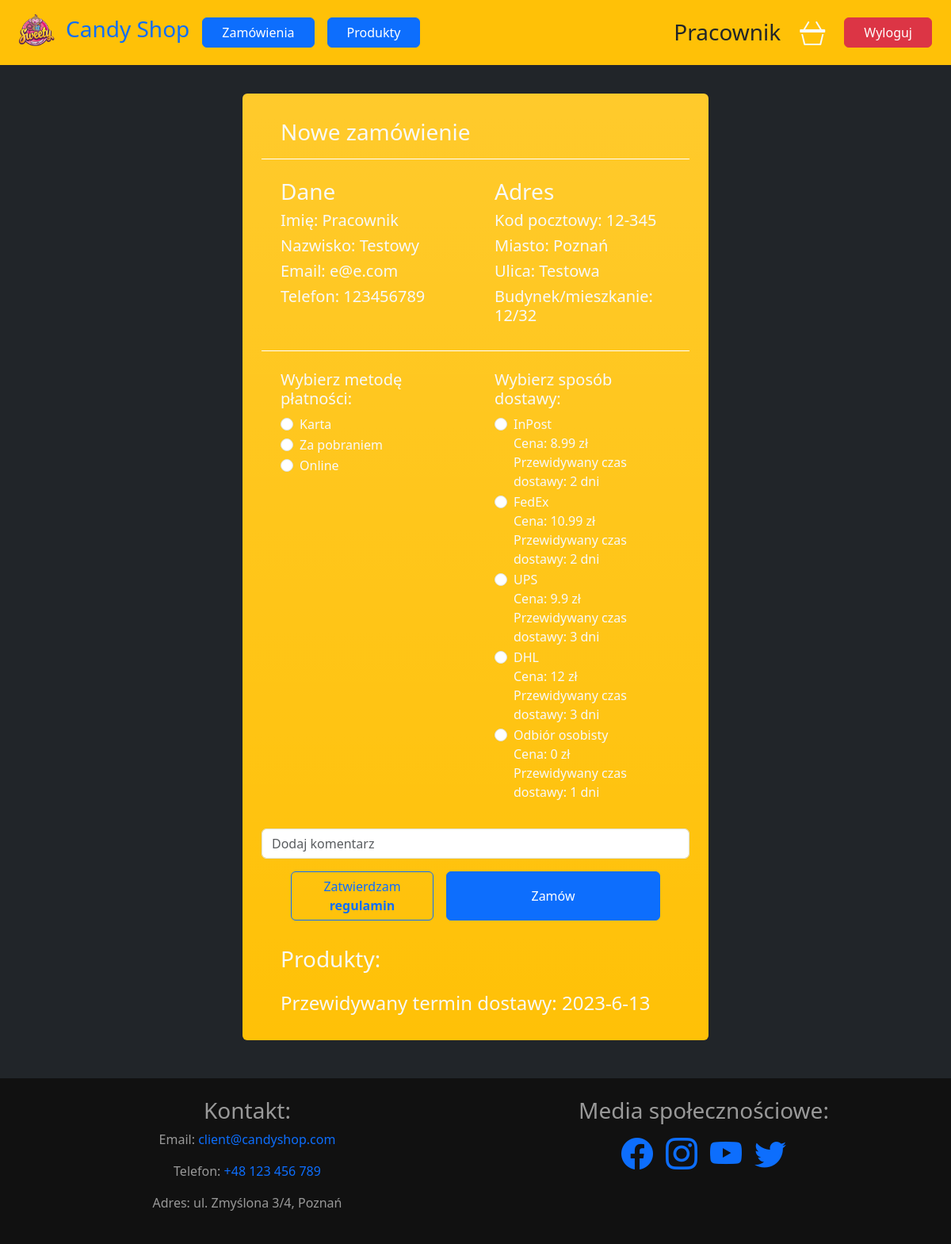
Page /views/new-order.php (signed in) on the committed database.
### tables this page shows
CREATE TABLE `users` (
  `id` int(10) UNSIGNED NOT NULL,
  `name` varchar(40) NOT NULL,
  `surname` varchar(50) NOT NULL,
  `email` varchar(60) NOT NULL,
  `phone` varchar(15) DEFAULT NULL,
  `pass` varchar(100) NOT NULL,
  `role_id` int(10) UNSIGNED NOT NULL DEFAULT 3,
  `address_id` int(10) UNSIGNED NOT NULL,
  `created_at` datetime NOT NULL DEFAULT current_timestamp()
);

CREATE TABLE `addresses` (
  `id` int(10) UNSIGNED NOT NULL,
  `zipcode` varchar(10) NOT NULL,
  `city` varchar(100) NOT NULL,
  `street` varchar(100) NOT NULL,
  `apartment` varchar(10) NOT NULL
);

CREATE TABLE `payment_methods` (
  `id` int(10) UNSIGNED NOT NULL,
  `name` enum('Karta','Za pobraniem','Online') NOT NULL DEFAULT 'Karta'
);

CREATE TABLE `delivery_methods` (
  `id` int(10) UNSIGNED NOT NULL,
  `name` enum('DHL','UPS','FedEx','InPost','Odbiór osobisty') NOT NULL DEFAULT 'InPost',
  `price` float NOT NULL,
  `delivery_time` int(10) NOT NULL
);

### controllers/AccountController.php (called while the page is built, shortened)
<?php declare(strict_types=1);
    include '../services/AccountService.php';
    class AccountController implements IController {
        private AccountService $service;
        private static AccountController $instance;
        private function __construct() {
            $this->service = new AccountService();
        }
        public static function getInstance() {
            if(!isset(self::$instance)) {
                self::$instance = new AccountController();
            }
            return self::$instance;
        }
        public function getById($user_id) {
            return $this->service->getById($user_id);
        }
        public function getAddress(int $address_id) {
            return $this->service->getAddress($address_id);
        }
    }
?>

### services/AccountService.php (called while the page is built, shortened)
<?php declare(strict_types=1);
    require_once '../model/Address.php';
    include '../db/AccountRepository.php';
    class AccountService implements IService {
        private AccountRepository $repository;
        public function __construct() {
            $this->repository = new AccountRepository();
        }
        public function getById($user_id) {
            $result = $this->repository->getById($user_id);
            if(isset($result['success']))
                return $result['user'];
            return null;
        }
        public function getAddress(int $address_id) {
            $result = $this->repository->getAddress($address_id);
            if(isset($result['success']))
                return new Address(
                    $result['address']['id'],
                    $result['address']['zipcode'],
                    $result['address']['city'],
                    $result['address']['street'],
                    $result['address']['apartment']
                );
            return null;
        }
    }
?>

### db/AccountRepository.php (called while the page is built, shortened)
<?php declare(strict_types=1);
    class AccountRepository implements IRepository {
        private mysqli $connection;
        public function __construct() {
            include '../scripts/connect.php';
            $this->connection = $mysqli;
        }
        public function getById($user_id) {
            $error = "";
            try {
                $sql = "SELECT id, name, surname, email, phone, address_id FROM `users` WHERE id = $user_id";
                $result = $this->connection->query($sql);
                $user = $result->fetch_assoc();
                if ($user) {
                    return [ "success" => true, "user" => $user];
                }
            }
            catch (Exception $e) {
                if($stmt->affected_rows != 1) {
                    $error = "Nie utworzono użytkownika $email";
                }
                $error = $error . "Message: " . $e->getMessage();
            }
            return ["error" => $error];
        }
        public function getAddress($address_id) {
            $error = "";
            try {
                $sql = "SELECT * FROM `addresses` WHERE id = $address_id";
                $result = $this->connection->query($sql);
                $address = $result->fetch_assoc();
                if ($address) {
                    return [ "success" => true, "address" => $address];
                }
            } catch (Exception $e) {
                if($stmt->affected_rows != 1) {
                    $error = "Nie utworzono użytkownika $email";
                }
                $error = $error . "Message: " . $e->getMessage();
            }
            return ["error" => $error];
        }
    }
?>

### model/Address.php (called while the page is built, shortened)
<?php
    class Address implements IDbObject {
        public function __construct($id = null , $zipcode = null, $city = null, $street = null, $apartment = null) {
            $this->zipcode = $zipcode;
            $this->city = $city;
            $this->street = $street;
            $this->apartment = $apartment;
        }
    }
?>

### controllers/OrderController.php (called while the page is built, shortened)
<?php declare(strict_types=1);
    include '../services/OrderService.php';
    class OrderController implements IController {
        private OrderService $service;
        private static OrderController $instance;
        private function __construct() {
            $this->service = new OrderService();
        }
        public static function getInstance() {
            if(!isset(self::$instance)) {
                self::$instance = new OrderController();
            }
            return self::$instance;
        }
        public function getDeliveryMethods() {
            return $this->service->getDeliveryMethods();
        }
        public function getPaymentMethods() {
            return $this->service->getPaymentMethods();
        }
    }
?>

### services/OrderService.php (called while the page is built, shortened)
<?php declare(strict_types=1);
    include '../db/OrderRepository.php';
    class OrderService implements IService {
        private OrderRepository $repository;
        public function __construct() {
            $this->repository = new OrderRepository();
        }
        public function getPaymentMethods() {
            $result = $this->repository->getPaymentMethods();
            if(isset($result['success']))
                return $result['payment_methods'];
            return null;
        }
        public function getDeliveryMethods() {
            $result = $this->repository->getDeliveryMethods();
            if(isset($result['success']))
                return $result['delivery_methods'];
            return null;
        }
    }
?>

### db/OrderRepository.php (called while the page is built, shortened)
<?php declare(strict_types=1);
    class OrderRepository implements IRepository {
        private mysqli $connection;
        public function __construct() {
            include '../scripts/connect.php';
            $this->connection = $mysqli;
        }
        public function getPaymentMethods() {
            $error = "";
            try {
                $sql = "SELECT * FROM `payment_methods`";
                $result = $this->connection->query($sql);
                $rows = [];
                while($row = $result->fetch_assoc()) {
                    array_push($rows, $row);
                }
                if ($rows) {
                    return ["success" => true, "payment_methods" => $rows];
                }
            } catch (Exception $e) {
                if($stmt->affected_rows != 1) {
                    $error = "Nie udało się pobrać metod płatności";
                }
                $error = $error . "Message: " . $e->getMessage();
            }
            return ["error" => $error];
        }
        public function getDeliveryMethods() {
            $error = "";
            try {
                $sql = "SELECT * FROM `delivery_methods`";
                $result = $this->connection->query($sql);
                $rows = [];
                while($row = $result->fetch_assoc()) {
                    array_push($rows, $row);
                }
                if ($rows) {
                    return ["success" => true, "delivery_methods" => $rows];
                }
            } catch (Exception $e) {
                if($stmt->affected_rows != 1) {
                    $error = "Nie udało się pobrać metod dostawy";
                }
                $error = $error . "Message: " . $e->getMessage();
            }
            return ["error" => $error];
        }
    }
?>

### views/new-order.php (the view, shortened to what this page needs)
<?php
  require_once('../controllers/AccountController.php');
  require_once('../controllers/OrderController.php');
?>
<!DOCTYPE html>
<html lang="en">
  <head>
    <?php
      require_once '../style/links.php';
    ?>
  </head>
  <body>
    <div class="container-fluid w-100 bg-dark screen-height d-flex justify-content-center text-light menu-buffer py-4">
      <?php if (isset($_SESSION['user_id'])) : ?>
        <?php require_once './components/menu.php'; ?>
        <div class="col col-lg-6 p-4 mx-1 my-4 bg-warning bg-gradient rounded d-flex flex-column">
          <h3 class="px-4 py-2">Nowe zamówienie</h3>
          <form action="../scripts/handleForm.php" method="post" class="w-100">
            <?php
              $user = AccountController::getInstance()->getById($_SESSION['user_id']);
              $address = AccountController::getInstance()->getAddress($user['address_id']);
              echo <<< USER_DATA
                <div class="d-flex flex-column flex-lg-row">
                  <div class="col col-lg-6 p-4 border-top border-white">
                    <input type="number" value="$user[id]" name="user_id" hidden />
                    <input type="number" value="$user[address_id]" name="address_id" hidden />
                    <h3>Dane</h3>
                    <h5>Imię: $user[name]</h5>
                    <h5>Nazwisko: $user[surname]</h5>
                    <h5>Email: $user[email]</h5>
                    <h5>Telefon: $user[phone]</h5>
                  </div>
                  <div class="col col-lg-6 p-4 border-top border-white">
                    <h3>Adres</h3>
                    <h5>Kod pocztowy: $address->zipcode</h5>
                    <h5>Miasto: $address->city</h5>
                    <h5>Ulica: $address->street</h5>
                    <h5>Budynek/mieszkanie: $address->apartment</h5>
                  </div>
                </div>
USER_DATA;
              $payment_methods = OrderController::getInstance()->getPaymentMethods();
              echo "<div class='d-flex flex-column flex-lg-row'>";
              echo "<div class='col col-lg-6 p-4 border-top border-white'>";
              echo "<h5>Wybierz metodę płatności:</h5>";
              foreach($payment_methods as $payment_method) {
                echo <<<PAYMENT_METHOD
                  <div class="form-check">
                    <input class="form-check-input" type="radio" name="paymentMethod" id="paymentMethod" value="$payment_method[id]">
                    <label class="form-check-label" for="paymentMethod">
                      $payment_method[name]
                    </label>
                  </div>
PAYMENT_METHOD;
              }
              echo "</div>";
              $delivery_methods = OrderController::getInstance()->getDeliveryMethods();
              echo "<div class='col col-lg-6 p-4 border-top border-white'>";
              echo "<h5>Wybierz sposób dostawy:</h5>";
              foreach($delivery_methods as $delivery_method) {
                echo <<< DELIVERY_METHOD
                  <div class="form-check">
                    <input class="form-check-input" type="radio" name="deliveryMethod" id="deliveryMethod" price="$delivery_method[price]" days="$delivery_method[delivery_time]" value="$delivery_method[id]">
                    <label class="form-check-label" for="deliveryMethod">
                      $delivery_method[name]
                      <br>
                      Cena: $delivery_method[price] zł
                      <br>
                      Przewidywany czas dostawy: $delivery_method[delivery_time] dni
                    </label>
                  </div>
DELIVERY_METHOD;
              }
            ?>
            </div>
            </div>
            <input type="text" class="form-control my-2" placeholder="Dodaj komentarz" name="comments">
            <div class="d-flex flex-column flex-lg-row w-100 justify-content-center">
              <div class="col col-lg-4 btn-group m-2" role="group" aria-label="Basic radio toggle button group">
                <label class="btn btn-outline-primary" for="agreeTerms">
                  Zatwierdzam <a href="#" class="text-reset text-decoration-none fw-bolder">regulamin</a>
                </label>
              </div>
              <button type="submit" class="col col-lg-6 btn btn-primary m-2" name="newOrder">Zamów</button>
            </div>
          </form>
          <br>
          <h3 class='px-4'>Produkty:</h3>
          <?php if(isset($_SESSION['cart_value']))
            echo "<h4 class='px-4' id='delivery_date'>Przewidywany termin dostawy: " . date("Y-n-j") . "</h4>";
          ?>
        </div>
      <?php endif ?>
    </div>
    <?php require_once('./components/footer.php'); ?>
  </body>
</html>

### style/style.css (style rules this page uses)
body { background-color: rgb(33, 37, 41); }
.screen-height { min-height: 100vh; }
.menu-buffer { margin-top: 70px; }

### rows in the picture
users: name "Pracownik", surname "Testowy", email "e@e.com", phone "123456789"
addresses: zipcode "12-345", city "Poznań", street "Testowa", apartment "12/32"
payment_methods: name "Karta"
payment_methods: name "Za pobraniem"
payment_methods: name "Online"
delivery_methods: name "InPost", price "8.99", delivery_time "2"
delivery_methods: name "FedEx", price "10.99", delivery_time "2"
delivery_methods: name "UPS", price "9.9", delivery_time "3"
delivery_methods: name "DHL", price "12", delivery_time "3"
delivery_methods: name "Odbiór osobisty", price "0", delivery_time "1"

### other values in the picture
$_SESSION[user_name] "Pracownik"
